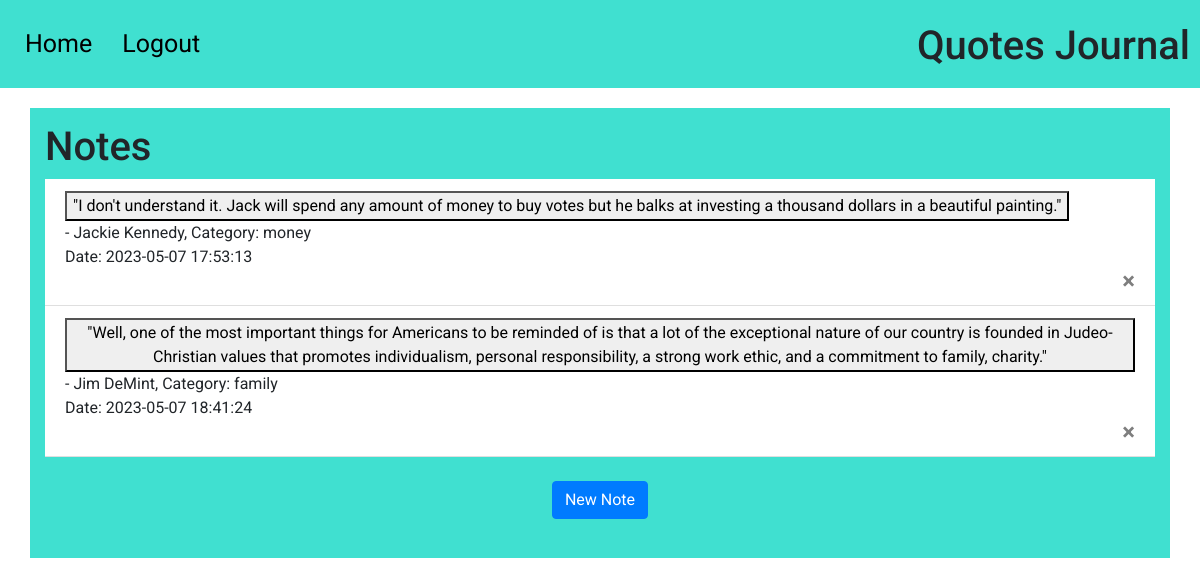
Page / (signed in) on the earlier database version.
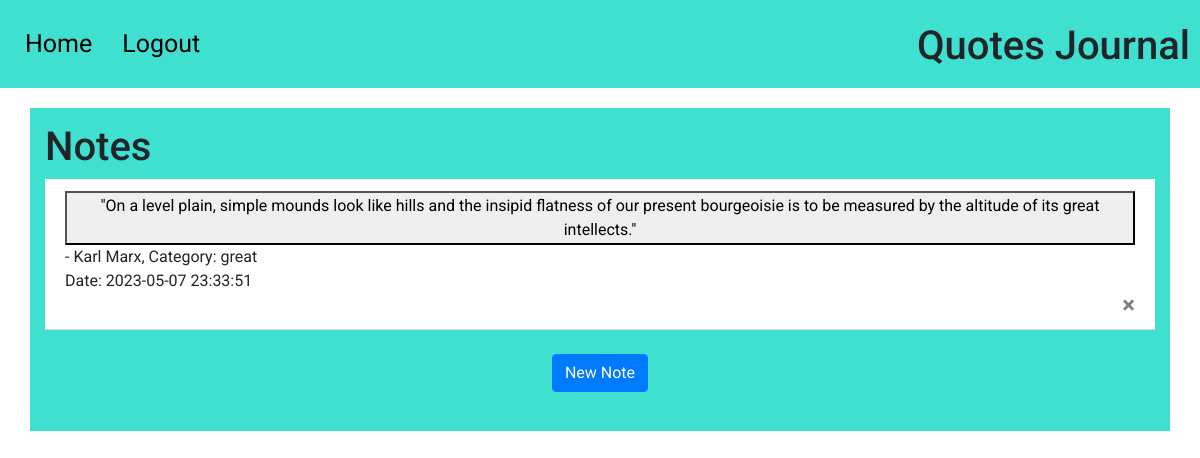
Same page on the later database version.
### website/models.py (models this page shows)
class Note(db.Model):
    id = db.Column(db.Integer, primary_key=True)
    notes = db.Column(db.String(15000))
    date = db.Column(db.DateTime(timezone=True), default=func.now())
    quote = db.Column(db.String(500))
    quote_author = db.Column(db.String(100))
    quote_category = db.Column(db.String(100))
    user_id = db.Column(db.Integer, db.ForeignKey("user.id"))

### website/views.py (the view, shortened to what this page needs)
@views.route("/", methods=["GET", "POST"])  # decorator
@login_required  # can't get to home page unless logged in
def home():
    new_note = False
    view_note = False
    quote_text = ""
    quote_category = ""
    quote_author = ""
    note_obj = None
    return render_template(
        "home.html",
        n=new_note,
        v=view_note,
        user=current_user,
        no=note_obj,
        qt=quote_text,
        qa=quote_author,
        qc=quote_category,
    )

### website/__init__.py (called while the page is built)
def create_app():
    app = Flask(__name__)
    app.config["SECRET_KEY"] = "qjwebsite"
    app.config["SQLALCHEMY_DATABASE_URI"] = f"sqlite:///{DB_NAME}"
    db.init_app(app)
    from .views import views
    from .auth import auth
    app.register_blueprint(views, url_prefix="/")
    app.register_blueprint(auth, url_prefix="/")
    from .models import User, Note
    create_database(app)
    login_manager = LoginManager()
    login_manager.login_view = "auth.login"  # redirect url if not logged in
    login_manager.init_app(app)
    @login_manager.user_loader
    def load_user(id):
        return User.query.get(int(id))  # get method automatically checks primary key
    return app

### website/templates/home.html (shortened to what this page needs)
{% extends "base.html" %} {% block custom_css %}
<link rel="stylesheet" href="../static/home.css" />
{% endblock %} {% block content %} {% if not v %} {% if not n %}
<h1 class="notes-header">Notes</h1>
<ul class="list-group list-group-flush" , id="notes">
  {% for note in user.notes %}
  <li class="list-group-item">
    <div>
      <form method="POST">
        <button type="submit" class="view-button" name="view_note" value="yes">
          "{{ note.quote }}"
        </button>
      </form>
      - {{ note.quote_author }}, Category: {{ note.quote_category }}
    </div>
    <div>Date: {{ note.date }}</div>
    <button type="button" class="close" onClick="deleteNote({{ note.id }})">
      <span aria-hidden="true">&times;</span>
    </button>
  </li>
  {% endfor %}
</ul>
<br />
<form method="POST">
  <div align="center">
    <button
      type="submit"
      class="btn btn-primary"
      name="new_note"
      value="note_created"
    >
      New Note
    </button>
  </div>
</form>
{% endif %}
<br />
{% endif %} {% endblock %}

### website/templates/base.html (shortened to what this page needs)
<!DOCTYPE html>
<html lang="en">
  <head>
    <link
      rel="stylesheet"
      href="https://stackpath.bootstrapcdn.com/bootstrap/4.4.1/css/bootstrap.min.css"
    />
    <link
      rel="stylesheet"
      href="https://stackpath.bootstrapcdn.com/font-awesome/4.7.0/css/font-awesome.min.css"
    />
    <link rel="stylesheet" href="../static/base.css" />
    {% block custom_css %}{% endblock %}
  </head>
  <body>
    <div class="top-navbar">
      {% if user.is_authenticated %}
      <a href="/">Home</a>
      <a href="/logout">Logout</a>
      {% else %}
      <a href="/login">Login</a>
      <a href="/sign-up">Sign Up</a>
      {% endif %}
      <h1 class="main-heading">Quotes Journal</h1>
    </div>
    <div class="container">{% block content %}{% endblock %}</div>
  </body>
</html>

### website/static/base.css (style rules this page uses)
* { font-family: "Roboto", sans-serif; }
.top-navbar { background-color: turquoise; padding: 10px; display: flex; }
.main-heading { margin-left: auto; margin-top: auto; }
div.top-navbar a { color: black; padding: 15px; font-size: 25px; text-decoration: none; }
.container { background-color: turquoise; margin-top: 20px; padding: 15px; }

### website/static/home.css (style rules this page uses)
.list-group-item { background-color: white; }

Differences in the rows shown:
removed Note: quote "I don't understand it. Jack will spend any amount of money to buy votes but he balks at investing a thousand dollars in a beautiful painting.", quote_author "Jackie Kennedy", quote_category "money", date "2023-05-07 17:53:13"
removed Note: quote "Well, one of the most important things for Americans to be reminded of is that a lot of the exceptional nature of our country is founded in Judeo-Christian values that promotes individualism, personal responsibility, a strong work ethic, and a commitment to family, charity.", quote_author "Jim DeMint", quote_category "family", date "2023-05-07 18:41:24"
added Note: quote "On a level plain, simple mounds look like hills and the insipid flatness of our present bourgeoisie is to be measured by the altitude of its great intellects.", quote_author "Karl Marx", quote_category "great", date "2023-05-07 23:33:51"
